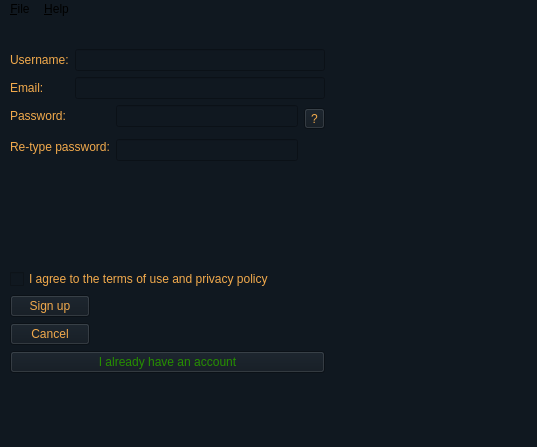
<?xml version="1.0" encoding="UTF-8"?>
<ui version="4.0">
 <class>MainWindow</class>
 <widget class="QMainWindow" name="MainWindow">
  <property name="geometry">
   <rect>
    <x>0</x>
    <y>0</y>
    <width>537</width>
    <height>447</height>
   </rect>
  </property>
  <property name="windowTitle">
   <string>MainWindow</string>
  </property>
  <property name="styleSheet">
   <string notr="true">background-color: rgb(16, 24, 32)</string>
  </property>
  <widget class="QWidget" name="centralwidget">
   <widget class="QWidget" name="layoutWidget">
    <property name="geometry">
     <rect>
      <x>10</x>
      <y>30</y>
      <width>315</width>
      <height>324</height>
     </rect>
    </property>
    <layout class="QVBoxLayout" name="verticalLayout_2">
     <item>
      <layout class="QVBoxLayout" name="verticalLayout">
       <item>
        <layout class="QGridLayout" name="gridLayout">
         <item row="1" column="1" colspan="3">
          <widget class="QLineEdit" name="email_LineEdit">
           <property name="styleSheet">
            <string notr="true">color: rgb(242, 170, 76)

</string>
           </property>
          </widget>
         </item>
         <item row="4" column="2">
          <widget class="QLineEdit" name="password_2">
           <property name="styleSheet">
            <string notr="true">color: rgb(242, 170, 76)

</string>
           </property>
          </widget>
         </item>
         <item row="3" column="0" rowspan="2" colspan="2">
          <widget class="QLabel" name="retype_lable">
           <property name="styleSheet">
            <string notr="true">color: rgb(242, 170, 76)

</string>
           </property>
           <property name="text">
            <string>Re-type password:</string>
           </property>
          </widget>
         </item>
         <item row="1" column="0">
          <widget class="QLabel" name="email_lable">
           <property name="styleSheet">
            <string notr="true">color: rgb(242, 170, 76)

</string>
           </property>
           <property name="text">
            <string>Email:</string>
           </property>
          </widget>
         </item>
         <item row="2" column="3" rowspan="2">
          <widget class="QToolButton" name="passwordHelpButton">
           <property name="styleSheet">
            <string notr="true">color: rgb(242, 170, 76)

</string>
           </property>
           <property name="text">
            <string>?</string>
           </property>
          </widget>
         </item>
         <item row="2" column="2">
          <widget class="QLineEdit" name="password_1">
           <property name="styleSheet">
            <string notr="true">color: rgb(242, 170, 76)

</string>
           </property>
          </widget>
         </item>
         <item row="2" column="0" colspan="2">
          <widget class="QLabel" name="password_lable">
           <property name="styleSheet">
            <string notr="true">color: rgb(242, 170, 76)

</string>
           </property>
           <property name="text">
            <string>Password:</string>
           </property>
          </widget>
         </item>
         <item row="0" column="0">
          <widget class="QLabel" name="name_Lable">
           <property name="styleSheet">
            <string notr="true">color: rgb(242, 170, 76)

</string>
           </property>
           <property name="text">
            <string>Username:</string>
           </property>
           <property name="buddy">
            <cstring>name_Lable</cstring>
           </property>
          </widget>
         </item>
         <item row="0" column="1" colspan="3">
          <widget class="QLineEdit" name="name_lineEdit">
           <property name="styleSheet">
            <string notr="true">color: rgb(242, 170, 76)

</string>
           </property>
          </widget>
         </item>
         <item row="5" column="0" colspan="3">
          <widget class="QLabel" name="paswordError_lable">
           <property name="font">
            <font>
             <underline>true</underline>
            </font>
           </property>
           <property name="styleSheet">
            <string notr="true">color: rgb(255, 0, 0)

</string>
           </property>
           <property name="text">
            <string/>
           </property>
          </widget>
         </item>
        </layout>
       </item>
       <item>
        <widget class="QLabel" name="termsOfUseMessage">
         <property name="styleSheet">
          <string notr="true">color: rgb(255, 0, 0);</string>
         </property>
         <property name="text">
          <string/>
         </property>
        </widget>
       </item>
       <item>
        <layout class="QFormLayout" name="formLayout">
         <item row="1" column="0">
          <widget class="QCheckBox" name="termsOfUse">
           <property name="font">
            <font>
             <underline>false</underline>
            </font>
           </property>
           <property name="styleSheet">
            <string notr="true">color: rgb(242, 170, 76)

</string>
           </property>
           <property name="text">
            <string>I agree to the terms of use and privacy policy </string>
           </property>
           <property name="checked">
            <bool>false</bool>
           </property>
          </widget>
         </item>
         <item row="3" column="0">
          <widget class="QPushButton" name="signUpButton">
           <property name="styleSheet">
            <string notr="true">color: rgb(242, 170, 76)

</string>
           </property>
           <property name="text">
            <string>Sign up</string>
           </property>
          </widget>
         </item>
         <item row="5" column="0">
          <widget class="QPushButton" name="cancelButton">
           <property name="styleSheet">
            <string notr="true">color: rgb(242, 170, 76)

</string>
           </property>
           <property name="text">
            <string>Cancel</string>
           </property>
          </widget>
         </item>
        </layout>
       </item>
      </layout>
     </item>
     <item>
      <widget class="QPushButton" name="hasAccount">
       <property name="styleSheet">
        <string notr="true">color: rgb(38, 143, 0);</string>
       </property>
       <property name="text">
        <string>I already have an account</string>
       </property>
      </widget>
     </item>
    </layout>
   </widget>
  </widget>
  <widget class="QMenuBar" name="menubar">
   <property name="geometry">
    <rect>
     <x>0</x>
     <y>0</y>
     <width>537</width>
     <height>22</height>
    </rect>
   </property>
   <widget class="QMenu" name="menu_File">
    <property name="title">
     <string>&amp;File</string>
    </property>
   </widget>
   <widget class="QMenu" name="menu_Help">
    <property name="title">
     <string>&amp;Help</string>
    </property>
   </widget>
   <addaction name="menu_File"/>
   <addaction name="menu_Help"/>
  </widget>
  <widget class="QStatusBar" name="statusbar"/>
 </widget>
 <tabstops>
  <tabstop>name_lineEdit</tabstop>
  <tabstop>email_LineEdit</tabstop>
  <tabstop>password_1</tabstop>
  <tabstop>password_2</tabstop>
  <tabstop>passwordHelpButton</tabstop>
  <tabstop>termsOfUse</tabstop>
 </tabstops>
 <resources/>
 <connections>
  <connection>
   <sender>cancelButton</sender>
   <signal>clicked()</signal>
   <receiver>MainWindow</receiver>
   <slot>close()</slot>
   <hints>
    <hint type="sourcelabel">
     <x>318</x>
     <y>347</y>
    </hint>
    <hint type="destinationlabel">
     <x>324</x>
     <y>296</y>
    </hint>
   </hints>
  </connection>
 </connections>
 <slots>
  <slot>privacyCheck()</slot>
  <slot>takeInputs()</slot>
  <slot>checkInputs()</slot>
 </slots>
</ui>
